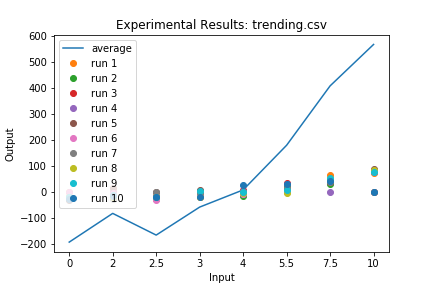

The Python source for this figure:
# -*- coding: utf-8 -*-
"""
Created on Sun Mar 09 15:14:14 2014

@author: mitchell

Modified by: alireza

Created for CPSC 301 2013W2 Lab 08.

This file has some simple functions for reading and writing CSV files.
They are designed to be easily modified.  Note that Python's standard library
has a much more flexible and powerful csv module for working with this format; 
however, its interface is a little intimidating.
"""

import read_write_csv
import matplotlib.pyplot as plt

# In what file is the CSV data?
data_filename = 'trending.csv'
# What character is used to separate the data?
sep = ','

# Should we generate a figure?
create_figure = True

##############################################################################
# Load the data into a list of lists.  Note that there is a header line.
full_list = read_write_csv.read_csv(data_filename, sep, header_line = True)

# Separate the header line from the rest of the data.
header_list = full_list[0]
data_list = full_list[1:]

# Go through the data set and convert all elements except the first column
# (the row labels) into floats.
for i in range(len(data_list)):
  for j in range(1, len(data_list[i])):
    data_list[i][j] = float(data_list[i][j])

##############################################################################
# For each input (column), figure out the summary statistic.

# The first row can serve as our initialization.
# Remember to ignore the first column (the row labels).
summary_values = []
for i in range(len(data_list[0]) - 1):
  summary_values.append(data_list[0][i+1])
 
"""
summ = []
for i in range(len(data_list[0]) - 1):
  summ.append(data_list[0][i+1])
"""
"""
for row in data_list[1:]:
  for i in range(len(summ)):
    summary_values[i] = sum(summ[i], row[i+1])
"""


# Now work through the remaining rows.
for row in data_list[1:]:
  # Remember that summary_values has one fewer entries than the row, since it
  # does not include the first column.
  for i in range(len(summary_values)):
    summary_values[i] = (summary_values[i] + row[i+1])
    
    


"""  
summ = 0
for i in range (0, len(data_list)):
    for j in range(1, len(data_list[i])):
        value = data_list[i][j]
        summ = value + summ
"""
    

##############################################################################
# Print our results.  Remember to ignore that first column.
for i in range(len(summary_values)):
    
    print('Input: ', header_list[i+1], ', Avergaes: ', (summary_values[i]/len(data_list)), sep = '')
  
"""
for i in range(len(summ)):
print('Input: ', header_list[i+1], ', average: ', (summ[i]/10), sep = '')
"""

##############################################################################
# Visualize the result if requested.
if create_figure:
  plt.plot(header_list[1:], summary_values, '-', label = 'average')
  for i in range(len(data_list)):
    plt.plot(header_list[1:], data_list[i][1:], 'o', label = data_list[i][0])
  
  # Add a legend.  The labels in the legend are determined by the label parameters
  # in the calls to plt.plot().  We'll put it in the upper left, since the 
  # general trend of the data is from lower left to upper right.
  plt.legend(loc = "best")
  # Add a title and axis labels.
  plt.xlabel('Input')
  plt.ylabel('Output')
  plt.title('Experimental Results: trending.csv')
  
  # Save the figure.  The image format is determined by the filename extension.
  # We choose png because it uses lossless compression: small filesize without
  # losing any details.
  plt.savefig('trending.png')
  # Close the figure, otherwise matplotlib will continue to add elements to this
  # same figure next time you use plt.plot().
  plt.close()
